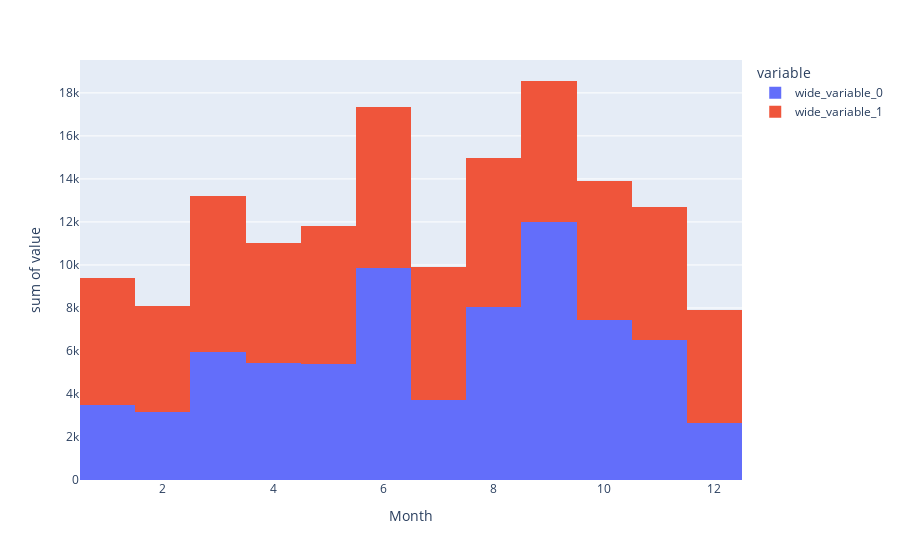

The notebook cell saved with this chart:
### Code cell
ypred = reg.predict(test_x)
#
mse = mean_squared_error(y_pred= ypred, y_true= test_y)

print(mse)

predvstest = px.histogram(test_x, x='Month', y= [test_y, ypred])

predvstest

reg.feature_importances_

### Figure 1 — Plotly figure (JSON) as saved in the notebook; plotly's stock layout.template omitted (floating-point values rounded to 4 significant figures; data arrays with more than 128 entries replaced by an {"elided": "..."} marker saying what was removed)
{"data": [{"alignmentgroup": "True", "bingroup": "x", "histfunc": "sum", "hovertemplate": "variable=wide_variable_0<br>Month=%{x}<br>sum of value=%{y}<extra></extra>", "legendgroup": "wide_variable_0", "marker": {"color": "#636efa", "pattern": {"shape": ""}}, "name": "wide_variable_0", "offsetgroup": "wide_variable_0", "orientation": "v", "showlegend": true, "type": "histogram", "x": {"elided": "1750 int values"}, "xaxis": "x", "y": {"elided": "1750 int values"}, "yaxis": "y"}, {"alignmentgroup": "True", "bingroup": "x", "histfunc": "sum", "hovertemplate": "variable=wide_variable_1<br>Month=%{x}<br>sum of value=%{y}<extra></extra>", "legendgroup": "wide_variable_1", "marker": {"color": "#EF553B", "pattern": {"shape": ""}}, "name": "wide_variable_1", "offsetgroup": "wide_variable_1", "orientation": "v", "showlegend": true, "type": "histogram", "x": {"elided": "1750 int values"}, "xaxis": "x", "y": {"elided": "1750 float values"}, "yaxis": "y"}], "layout": {"barmode": "relative", "legend": {"title": {"text": "variable"}, "tracegroupgap": 0}, "margin": {"t": 60}, "xaxis": {"anchor": "y", "domain": [0, 1], "title": {"text": "Month"}}, "yaxis": {"anchor": "x", "domain": [0, 1], "title": {"text": "sum of value"}}}}
